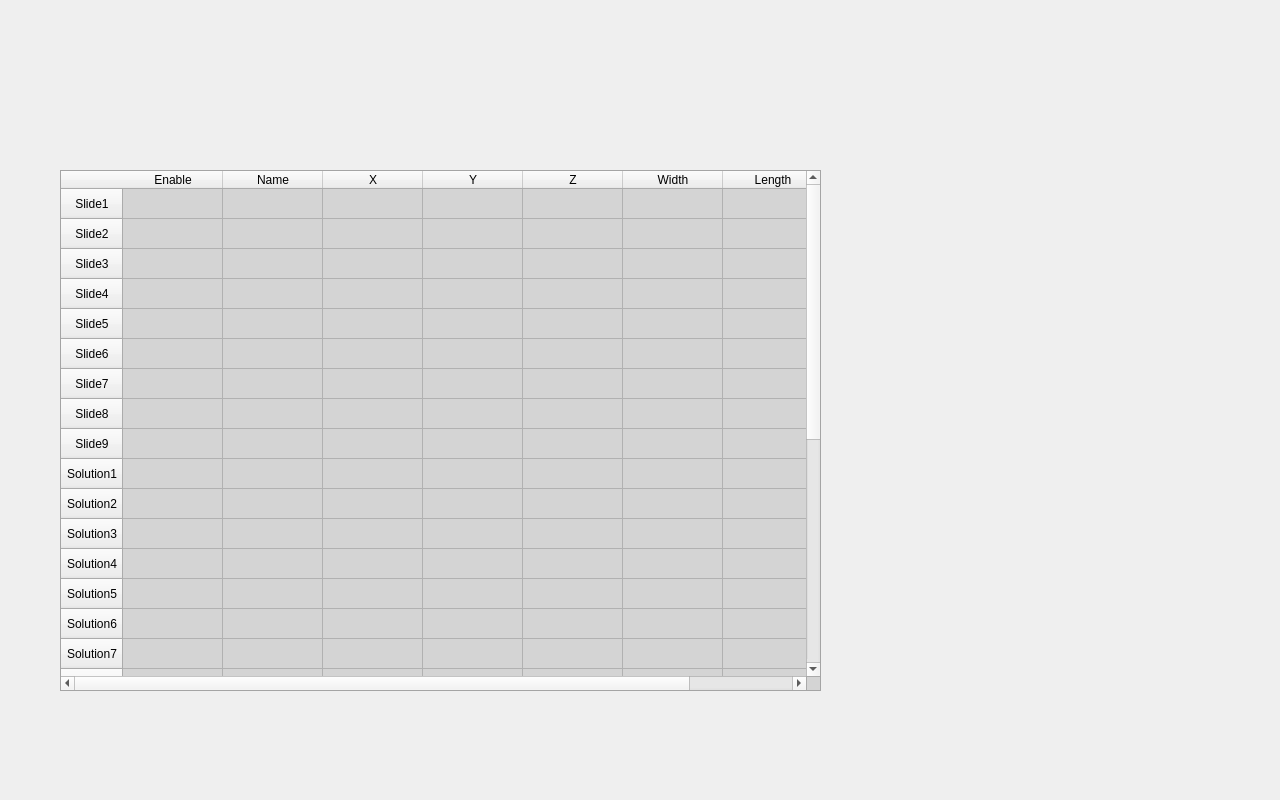
<?xml version="1.0" encoding="UTF-8"?>
<ui version="4.0">
 <class>Position_setting</class>
 <widget class="QDialog" name="Position_setting">
  <property name="geometry">
   <rect>
    <x>0</x>
    <y>0</y>
    <width>1280</width>
    <height>800</height>
   </rect>
  </property>
  <property name="windowTitle">
   <string>Dialog</string>
  </property>
  <property name="styleSheet">
   <string notr="true">QDialog#Position_setting {
background-image: url(:/BG/position setting/position setting.jpg);
}

QPushButton#manual {
background-color: transparent;
border-image: url(:/Button/position setting/manual button.png);
background: none;
border: none;
background-repeat: none;
}

QPushButton#save {
background-color: transparent;
border-image: url(:/Button/position setting/save.png);
background: none;
border: none;
background-repeat: none;
}

QPushButton#back {
background-color: transparent;
border-image: url(:/Button/position setting/back position setting.png);
background: none;
border: none;
background-repeat: none;
}

QPushButton#up {
background-color:transparent;
border-image:url(:/Button/position setting/up.png);
background: none;
border: none;
background-repeat: none;
}

QPushButton#up:pressed {
border-image: url(:/Button/position setting/up on.png);
}

QPushButton#down {
background-color:transparent;
border-image:url(:/Button/position setting/down.png);
background: none;
border: none;
background-repeat: none;
}

QPushButton#down:pressed {
border-image: url(:/Button/position setting/down on.png);
}

QTableWidget#tableWidget {
background-color:rgb(212, 212, 212)
}


</string>
  </property>
  <widget class="QPushButton" name="manual">
   <property name="geometry">
    <rect>
     <x>470</x>
     <y>714</y>
     <width>288</width>
     <height>90</height>
    </rect>
   </property>
   <property name="text">
    <string/>
   </property>
  </widget>
  <widget class="QPushButton" name="save">
   <property name="geometry">
    <rect>
     <x>750</x>
     <y>713</y>
     <width>269</width>
     <height>90</height>
    </rect>
   </property>
   <property name="text">
    <string/>
   </property>
  </widget>
  <widget class="QPushButton" name="back">
   <property name="geometry">
    <rect>
     <x>1014</x>
     <y>713</y>
     <width>270</width>
     <height>90</height>
    </rect>
   </property>
   <property name="text">
    <string/>
   </property>
  </widget>
  <widget class="QPushButton" name="up">
   <property name="geometry">
    <rect>
     <x>890</x>
     <y>312</y>
     <width>321</width>
     <height>191</height>
    </rect>
   </property>
   <property name="text">
    <string/>
   </property>
  </widget>
  <widget class="QPushButton" name="down">
   <property name="geometry">
    <rect>
     <x>890</x>
     <y>503</y>
     <width>321</width>
     <height>171</height>
    </rect>
   </property>
   <property name="text">
    <string/>
   </property>
  </widget>
  <widget class="QLabel" name="holder_x">
   <property name="geometry">
    <rect>
     <x>887</x>
     <y>239</y>
     <width>47</width>
     <height>41</height>
    </rect>
   </property>
   <property name="text">
    <string/>
   </property>
  </widget>
  <widget class="QLabel" name="holder_y">
   <property name="geometry">
    <rect>
     <x>955</x>
     <y>239</y>
     <width>47</width>
     <height>41</height>
    </rect>
   </property>
   <property name="text">
    <string/>
   </property>
  </widget>
  <widget class="QLabel" name="holder_z">
   <property name="geometry">
    <rect>
     <x>1023</x>
     <y>239</y>
     <width>47</width>
     <height>41</height>
    </rect>
   </property>
   <property name="text">
    <string/>
   </property>
  </widget>
  <widget class="QLabel" name="heater">
   <property name="geometry">
    <rect>
     <x>1099</x>
     <y>239</y>
     <width>47</width>
     <height>41</height>
    </rect>
   </property>
   <property name="text">
    <string/>
   </property>
  </widget>
  <widget class="QLabel" name="cylinder">
   <property name="geometry">
    <rect>
     <x>1165</x>
     <y>239</y>
     <width>47</width>
     <height>41</height>
    </rect>
   </property>
   <property name="text">
    <string/>
   </property>
  </widget>
  <widget class="QTableWidget" name="tableWidget">
   <property name="geometry">
    <rect>
     <x>60</x>
     <y>170</y>
     <width>761</width>
     <height>521</height>
    </rect>
   </property>
   <row>
    <property name="text">
     <string>Slide1</string>
    </property>
    <property name="textAlignment">
     <set>AlignCenter</set>
    </property>
   </row>
   <row>
    <property name="text">
     <string>Slide2</string>
    </property>
    <property name="textAlignment">
     <set>AlignCenter</set>
    </property>
   </row>
   <row>
    <property name="text">
     <string>Slide3</string>
    </property>
    <property name="textAlignment">
     <set>AlignCenter</set>
    </property>
   </row>
   <row>
    <property name="text">
     <string>Slide4</string>
    </property>
    <property name="textAlignment">
     <set>AlignCenter</set>
    </property>
   </row>
   <row>
    <property name="text">
     <string>Slide5</string>
    </property>
    <property name="textAlignment">
     <set>AlignCenter</set>
    </property>
   </row>
   <row>
    <property name="text">
     <string>Slide6</string>
    </property>
    <property name="textAlignment">
     <set>AlignCenter</set>
    </property>
   </row>
   <row>
    <property name="text">
     <string>Slide7</string>
    </property>
    <property name="textAlignment">
     <set>AlignCenter</set>
    </property>
   </row>
   <row>
    <property name="text">
     <string>Slide8</string>
    </property>
    <property name="textAlignment">
     <set>AlignCenter</set>
    </property>
   </row>
   <row>
    <property name="text">
     <string>Slide9</string>
    </property>
    <property name="textAlignment">
     <set>AlignCenter</set>
    </property>
   </row>
   <row>
    <property name="text">
     <string>Solution1</string>
    </property>
    <property name="textAlignment">
     <set>AlignCenter</set>
    </property>
   </row>
   <row>
    <property name="text">
     <string>Solution2</string>
    </property>
    <property name="textAlignment">
     <set>AlignCenter</set>
    </property>
   </row>
   <row>
    <property name="text">
     <string>Solution3</string>
    </property>
    <property name="textAlignment">
     <set>AlignCenter</set>
    </property>
   </row>
   <row>
    <property name="text">
     <string>Solution4</string>
    </property>
    <property name="textAlignment">
     <set>AlignCenter</set>
    </property>
   </row>
   <row>
    <property name="text">
     <string>Solution5</string>
    </property>
    <property name="textAlignment">
     <set>AlignCenter</set>
    </property>
   </row>
   <row>
    <property name="text">
     <string>Solution6</string>
    </property>
    <property name="textAlignment">
     <set>AlignCenter</set>
    </property>
   </row>
   <row>
    <property name="text">
     <string>Solution7</string>
    </property>
    <property name="textAlignment">
     <set>AlignCenter</set>
    </property>
   </row>
   <row>
    <property name="text">
     <string>Solution8</string>
    </property>
    <property name="textAlignment">
     <set>AlignCenter</set>
    </property>
   </row>
   <row>
    <property name="text">
     <string>Solution9</string>
    </property>
    <property name="textAlignment">
     <set>AlignCenter</set>
    </property>
   </row>
   <row>
    <property name="text">
     <string>Suction1</string>
    </property>
    <property name="textAlignment">
     <set>AlignCenter</set>
    </property>
   </row>
   <row>
    <property name="text">
     <string>Suction2</string>
    </property>
    <property name="textAlignment">
     <set>AlignCenter</set>
    </property>
   </row>
   <row>
    <property name="text">
     <string>Suction3</string>
    </property>
    <property name="textAlignment">
     <set>AlignCenter</set>
    </property>
   </row>
   <row>
    <property name="text">
     <string>Suction4</string>
    </property>
    <property name="textAlignment">
     <set>AlignCenter</set>
    </property>
   </row>
   <row>
    <property name="text">
     <string>Suction5</string>
    </property>
    <property name="textAlignment">
     <set>AlignCenter</set>
    </property>
   </row>
   <row>
    <property name="text">
     <string>Suction6</string>
    </property>
    <property name="textAlignment">
     <set>AlignCenter</set>
    </property>
   </row>
   <row>
    <property name="text">
     <string>Suction7</string>
    </property>
    <property name="textAlignment">
     <set>AlignCenter</set>
    </property>
   </row>
   <row>
    <property name="text">
     <string>Suction8</string>
    </property>
    <property name="textAlignment">
     <set>AlignCenter</set>
    </property>
   </row>
   <row>
    <property name="text">
     <string>Suction9</string>
    </property>
    <property name="textAlignment">
     <set>AlignCenter</set>
    </property>
   </row>
   <row>
    <property name="text">
     <string>Suction10</string>
    </property>
    <property name="textAlignment">
     <set>AlignCenter</set>
    </property>
   </row>
   <row>
    <property name="text">
     <string>Suction11</string>
    </property>
    <property name="textAlignment">
     <set>AlignCenter</set>
    </property>
   </row>
   <row>
    <property name="text">
     <string>Suction12</string>
    </property>
    <property name="textAlignment">
     <set>AlignCenter</set>
    </property>
   </row>
   <column>
    <property name="text">
     <string>Enable</string>
    </property>
    <property name="textAlignment">
     <set>AlignCenter</set>
    </property>
   </column>
   <column>
    <property name="text">
     <string>Name</string>
    </property>
    <property name="textAlignment">
     <set>AlignCenter</set>
    </property>
   </column>
   <column>
    <property name="text">
     <string>X</string>
    </property>
    <property name="textAlignment">
     <set>AlignCenter</set>
    </property>
   </column>
   <column>
    <property name="text">
     <string>Y</string>
    </property>
    <property name="textAlignment">
     <set>AlignCenter</set>
    </property>
   </column>
   <column>
    <property name="text">
     <string>Z</string>
    </property>
    <property name="textAlignment">
     <set>AlignCenter</set>
    </property>
   </column>
   <column>
    <property name="text">
     <string>Width</string>
    </property>
    <property name="textAlignment">
     <set>AlignCenter</set>
    </property>
   </column>
   <column>
    <property name="text">
     <string>Length</string>
    </property>
    <property name="textAlignment">
     <set>AlignCenter</set>
    </property>
   </column>
   <item row="0" column="0">
    <property name="text">
     <string/>
    </property>
    <property name="textAlignment">
     <set>AlignCenter</set>
    </property>
    <property name="background">
     <brush brushstyle="SolidPattern">
      <color alpha="0">
       <red>212</red>
       <green>212</green>
       <blue>212</blue>
      </color>
     </brush>
    </property>
    <property name="checkState">
     <enum>Unchecked</enum>
    </property>
   </item>
   <item row="0" column="5">
    <property name="text">
     <string/>
    </property>
    <property name="textAlignment">
     <set>AlignCenter</set>
    </property>
   </item>
   <item row="1" column="0">
    <property name="text">
     <string/>
    </property>
    <property name="textAlignment">
     <set>AlignCenter</set>
    </property>
    <property name="checkState">
     <enum>Unchecked</enum>
    </property>
   </item>
   <item row="2" column="0">
    <property name="text">
     <string/>
    </property>
    <property name="checkState">
     <enum>Unchecked</enum>
    </property>
   </item>
   <item row="3" column="0">
    <property name="text">
     <string/>
    </property>
    <property name="checkState">
     <enum>Unchecked</enum>
    </property>
   </item>
   <item row="4" column="0">
    <property name="text">
     <string/>
    </property>
    <property name="checkState">
     <enum>Unchecked</enum>
    </property>
   </item>
   <item row="5" column="0">
    <property name="text">
     <string/>
    </property>
    <property name="checkState">
     <enum>Unchecked</enum>
    </property>
   </item>
   <item row="6" column="0">
    <property name="text">
     <string/>
    </property>
    <property name="checkState">
     <enum>Unchecked</enum>
    </property>
   </item>
   <item row="7" column="0">
    <property name="text">
     <string/>
    </property>
    <property name="checkState">
     <enum>Unchecked</enum>
    </property>
   </item>
   <item row="8" column="0">
    <property name="text">
     <string/>
    </property>
    <property name="checkState">
     <enum>Unchecked</enum>
    </property>
   </item>
   <item row="9" column="0">
    <property name="text">
     <string/>
    </property>
    <property name="checkState">
     <enum>Unchecked</enum>
    </property>
   </item>
   <item row="10" column="0">
    <property name="text">
     <string/>
    </property>
    <property name="checkState">
     <enum>Unchecked</enum>
    </property>
   </item>
   <item row="11" column="0">
    <property name="text">
     <string/>
    </property>
    <property name="checkState">
     <enum>Unchecked</enum>
    </property>
   </item>
   <item row="12" column="0">
    <property name="text">
     <string/>
    </property>
    <property name="checkState">
     <enum>Unchecked</enum>
    </property>
   </item>
   <item row="13" column="0">
    <property name="text">
     <string/>
    </property>
    <property name="checkState">
     <enum>Unchecked</enum>
    </property>
   </item>
   <item row="14" column="0">
    <property name="text">
     <string/>
    </property>
    <property name="checkState">
     <enum>Unchecked</enum>
    </property>
   </item>
   <item row="15" column="0">
    <property name="text">
     <string/>
    </property>
    <property name="checkState">
     <enum>Unchecked</enum>
    </property>
   </item>
   <item row="16" column="0">
    <property name="text">
     <string/>
    </property>
    <property name="checkState">
     <enum>Unchecked</enum>
    </property>
   </item>
   <item row="17" column="0">
    <property name="text">
     <string/>
    </property>
    <property name="checkState">
     <enum>Unchecked</enum>
    </property>
   </item>
   <item row="18" column="0">
    <property name="text">
     <string/>
    </property>
    <property name="checkState">
     <enum>Unchecked</enum>
    </property>
   </item>
   <item row="19" column="0">
    <property name="text">
     <string/>
    </property>
    <property name="checkState">
     <enum>Unchecked</enum>
    </property>
   </item>
   <item row="20" column="0">
    <property name="text">
     <string/>
    </property>
    <property name="checkState">
     <enum>Unchecked</enum>
    </property>
   </item>
   <item row="21" column="0">
    <property name="text">
     <string/>
    </property>
    <property name="checkState">
     <enum>Unchecked</enum>
    </property>
   </item>
   <item row="22" column="0">
    <property name="text">
     <string/>
    </property>
    <property name="checkState">
     <enum>Unchecked</enum>
    </property>
   </item>
   <item row="23" column="0">
    <property name="text">
     <string/>
    </property>
    <property name="checkState">
     <enum>Unchecked</enum>
    </property>
   </item>
   <item row="24" column="0">
    <property name="text">
     <string/>
    </property>
    <property name="checkState">
     <enum>Unchecked</enum>
    </property>
   </item>
   <item row="25" column="0">
    <property name="text">
     <string/>
    </property>
    <property name="checkState">
     <enum>Unchecked</enum>
    </property>
   </item>
   <item row="26" column="0">
    <property name="text">
     <string/>
    </property>
    <property name="checkState">
     <enum>Unchecked</enum>
    </property>
   </item>
   <item row="27" column="0">
    <property name="text">
     <string/>
    </property>
    <property name="checkState">
     <enum>Unchecked</enum>
    </property>
   </item>
   <item row="28" column="0">
    <property name="text">
     <string/>
    </property>
    <property name="checkState">
     <enum>Unchecked</enum>
    </property>
   </item>
   <item row="29" column="0">
    <property name="text">
     <string/>
    </property>
    <property name="checkState">
     <enum>Unchecked</enum>
    </property>
   </item>
  </widget>
 </widget>
 <resources/>
 <connections/>
</ui>
